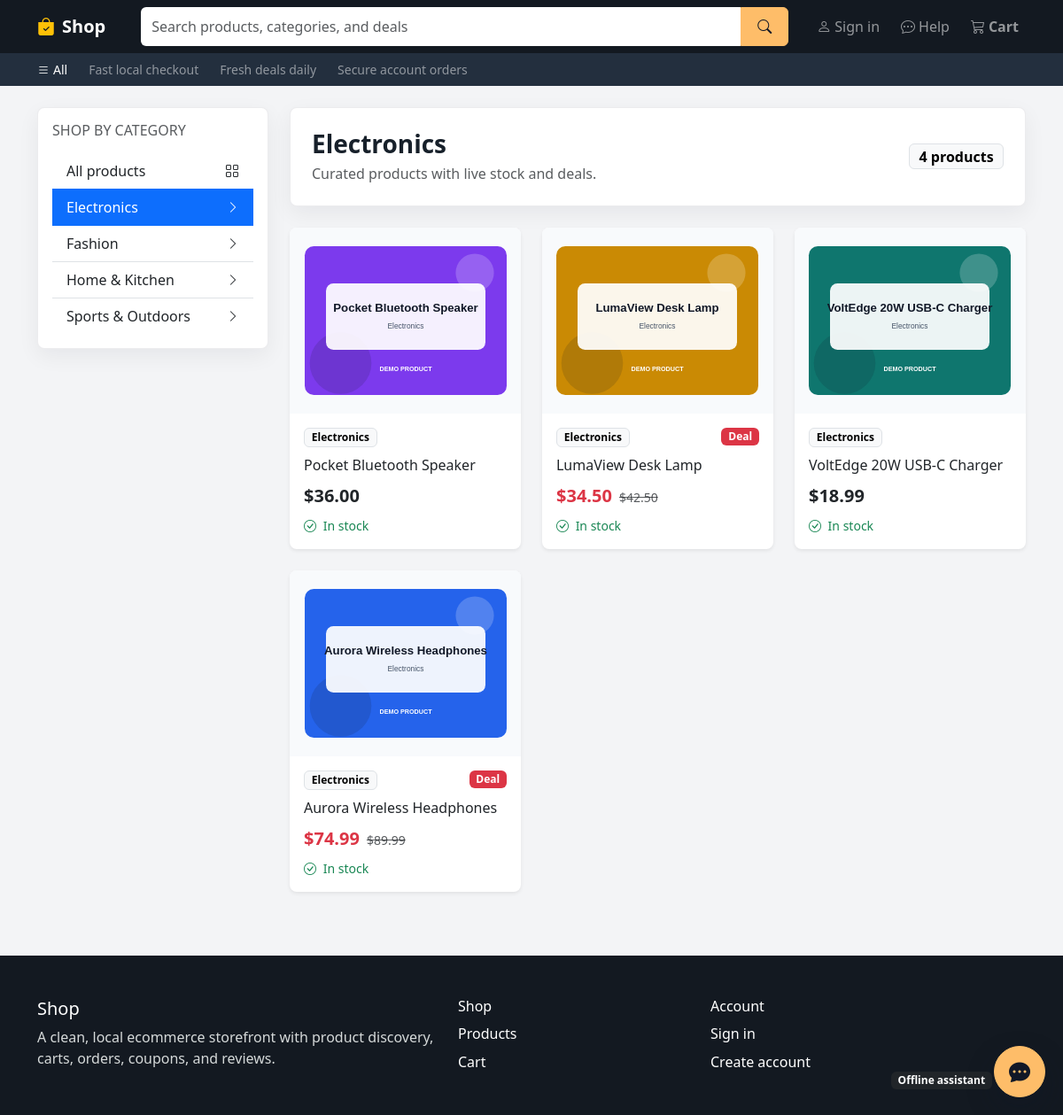
Page /products/category/electronics/ on the committed database.
### products/models.py (models this page shows, shortened)
class Category(models.Model):
    name = models.CharField(max_length=120, unique=True)
    slug = models.SlugField(max_length=140, unique=True, blank=True)
    description = models.TextField(blank=True)
    is_active = models.BooleanField(default=True)
    created_at = models.DateTimeField(auto_now_add=True)
    updated_at = models.DateTimeField(auto_now=True)
    class Meta:
        verbose_name = "Category"
        verbose_name_plural = "Categories"
        ordering = ["name"]

class Product(models.Model):
    category = models.ForeignKey(
        Category,
        on_delete=models.PROTECT,
        related_name="products",
    )
    name = models.CharField(max_length=180)
    slug = models.SlugField(max_length=220, unique=True, blank=True)
    description = models.TextField()
    price = models.DecimalField(
        max_digits=10,
        decimal_places=2,
        validators=[MinValueValidator(Decimal("0.01"))],
    )
    discount_price = models.DecimalField(
        max_digits=10,
        decimal_places=2,
        blank=True,
        null=True,
        validators=[MinValueValidator(Decimal("0.01"))],
    )
    stock = models.PositiveIntegerField(default=0)
    is_available = models.BooleanField(default=True)
    created_at = models.DateTimeField(auto_now_add=True)
    updated_at = models.DateTimeField(auto_now=True)
    class Meta:
        ordering = ["-created_at"]
        indexes = [
            models.Index(fields=["slug"]),
            models.Index(fields=["is_available", "stock"]),
        ]
    @property
    def has_discount(self):
        return self.discount_price is not None and self.discount_price < self.price
    @property
    def in_stock(self):
        return self.stock > 0

class ProductImage(models.Model):
    product = models.ForeignKey(
        Product,
        on_delete=models.CASCADE,
        related_name="images",
    )
    image = models.ImageField(upload_to=product_image_upload_path)
    alt_text = models.CharField(max_length=180, blank=True)
    is_primary = models.BooleanField(default=False)
    created_at = models.DateTimeField(auto_now_add=True)
    class Meta:
        ordering = ["-is_primary", "created_at"]

### products/views.py (the view)
# urls.py: path("", ProductListView.as_view(), name="product_list"),
class ProductListView(ListView):
    model = Product
    template_name = "products/product_list.html"
    context_object_name = "products"
    paginate_by = 12
    def dispatch(self, request, *args, **kwargs):
        self.category = None
        category_slug = self.kwargs.get("category_slug")
        if category_slug:
            self.category = get_object_or_404(
                Category,
                slug=category_slug,
                is_active=True,
            )
        return super().dispatch(request, *args, **kwargs)
    def get_queryset(self):
        queryset = (
            product_card_queryset()
        )
        if self.category:
            queryset = queryset.filter(category=self.category)
        search_query = self.request.GET.get("q", "").strip()
        if search_query:
            queryset = queryset.filter(
                Q(name__icontains=search_query)
                | Q(description__icontains=search_query)
                | Q(category__name__icontains=search_query)
            )
        return queryset.order_by("-created_at")
    def get_context_data(self, **kwargs):
        context = super().get_context_data(**kwargs)
        context["categories"] = Category.objects.filter(is_active=True).order_by("name")
        context["selected_category"] = self.category
        context["search_query"] = self.request.GET.get("q", "").strip()
        return context

### products/views.py (called while the page is built)
def product_card_queryset():
    return Product.objects.filter(is_available=True).select_related("category").prefetch_related(
        Prefetch(
            "images",
            queryset=ProductImage.objects.order_by("-is_primary", "created_at"),
        )
    )

### templates/products/product_list.html (shortened to what this page needs)
{% extends "base.html" %}
{% block content %}
<div class="container">
    <div class="row g-4">
        <aside class="col-lg-3">
            <div class="surface rounded-3 p-3 sticky-lg-top" style="top: 1rem;">
                <h2 class="h6 text-uppercase text-muted mb-3">Shop by category</h2>
                <div class="list-group list-group-flush rounded-2 overflow-hidden">
                    <a href="{% url 'products:product_list' %}" class="list-group-item list-group-item-action d-flex justify-content-between align-items-center {% if not selected_category %}active{% endif %}">
                        All products
                        <i class="bi bi-grid"></i>
                    </a>
                    {% for category in categories %}
                        <a href="{% url 'products:category_products' category.slug %}" class="list-group-item list-group-item-action d-flex justify-content-between align-items-center {% if selected_category == category %}active{% endif %}">
                            {{ category.name }}
                            <i class="bi bi-chevron-right small"></i>
                        </a>
                    {% empty %}
                        <span class="text-muted small">No categories yet.</span>
                    {% endfor %}
                </div>
            </div>
        </aside>
        <section class="col-lg-9" id="products-grid">
            <div class="surface rounded-3 p-4 mb-4">
                <div class="d-flex flex-column flex-md-row justify-content-between align-items-md-center gap-3">
                    <div>
                        <h1 class="h3 mb-1 fw-bold">
                            {% if selected_category %}
                                {{ selected_category.name }}
                            {% elif search_query %}
                                Search results
                            {% else %}
                                Products
                            {% endif %}
                        </h1>
                        {% if search_query %}
                            <p class="text-muted mb-0">Showing matches for "{{ search_query }}".</p>
                        {% else %}
                            <p class="text-muted mb-0">Curated products with live stock and deals.</p>
                        {% endif %}
                    </div>
                    <span class="badge text-bg-light border fs-6">{{ page_obj.paginator.count }} product{{ page_obj.paginator.count|pluralize }}</span>
                </div>
            </div>
            <div class="row row-cols-1 row-cols-sm-2 row-cols-xl-3 g-4">
                {% for product in products %}
                    <div class="col">
                        {% include "products/_product_card.html" with product=product %}
                    </div>
                {% endfor %}
            </div>
        </section>
    </div>
</div>
{% endblock %}

### templates/products/_product_card.html
<article class="card product-card h-100 border-0 shadow-sm rounded-3 overflow-hidden">
    <a href="{% url 'products:product_detail' product.slug %}" class="text-decoration-none">
        {% with image=product.images.all.0 %}
            {% if image %}
                <img src="{{ image.image.url }}" class="card-img-top object-fit-cover" alt="{{ image.alt_text|default:product.name }}" style="height: 210px;">
            {% else %}
                <div class="card-img-top product-image-fallback d-flex align-items-center justify-content-center text-muted" style="height: 210px;">
                    <i class="bi bi-image fs-2"></i>
                </div>
            {% endif %}
        {% endwith %}
    </a>
    <div class="card-body d-flex flex-column">
        <div class="d-flex justify-content-between align-items-start gap-2 mb-2">
            <span class="badge text-bg-light border">{{ product.category.name }}</span>
            {% if product.has_discount %}
                <span class="badge text-bg-danger">Deal</span>
            {% endif %}
        </div>
        <h3 class="h6 lh-base">
            <a href="{% url 'products:product_detail' product.slug %}" class="text-dark text-decoration-none">{{ product.name }}</a>
        </h3>
        <div class="mt-auto">
            {% if product.has_discount %}
                <div class="d-flex align-items-baseline gap-2">
                    <span class="fs-5 fw-bold text-danger">${{ product.discount_price }}</span>
                    <span class="small text-muted text-decoration-line-through">${{ product.price }}</span>
                </div>
            {% else %}
                <span class="fs-5 fw-bold">${{ product.price }}</span>
            {% endif %}
            <p class="small {% if product.in_stock %}text-success{% else %}text-danger{% endif %} mb-0 mt-2">
                <i class="bi {% if product.in_stock %}bi-check-circle{% else %}bi-x-circle{% endif %} me-1"></i>
                {% if product.in_stock %}In stock{% else %}Out of stock{% endif %}
            </p>
        </div>
    </div>
</article>

### templates/base.html (style rules this page uses)
:root { --shop-ink: #131921; --shop-ink-soft: #232f3e; --shop-gold: #febd69; --shop-gold-dark: #f3a847; --shop-page: #f3f4f6; }
body { background: var(--shop-page); color: #17202a; }
.surface { background: #fff; border: 1px solid rgba(15, 23, 42, .08); box-shadow: 0 8px 24px rgba(15, 23, 42, .06); }
.product-card { transition: transform .16s ease, box-shadow .16s ease; }
.product-card img, .product-image-fallback { background: #f8fafc; }

### rows in the picture
Category: name "Electronics"
Category: name "Fashion"
Category: name "Home & Kitchen"
Category: name "Sports & Outdoors"
Product: images.all.0.image (picture), category.name "Electronics", name "Pocket Bluetooth Speaker", price "36.00", stock "In stock"
Product: images.all.0.image (picture), category.name "Electronics", shows "Deal", name "LumaView Desk Lamp", discount_price "34.50", price "42.50", stock "In stock"
Product: images.all.0.image (picture), category.name "Electronics", name "VoltEdge 20W USB-C Charger", price "18.99", stock "In stock"
Product: images.all.0.image (picture), category.name "Electronics", shows "Deal", name "Aurora Wireless Headphones", discount_price "74.99", price "89.99", stock "In stock"

### other values in the picture
{{ page_obj.paginator.count }} "4"
